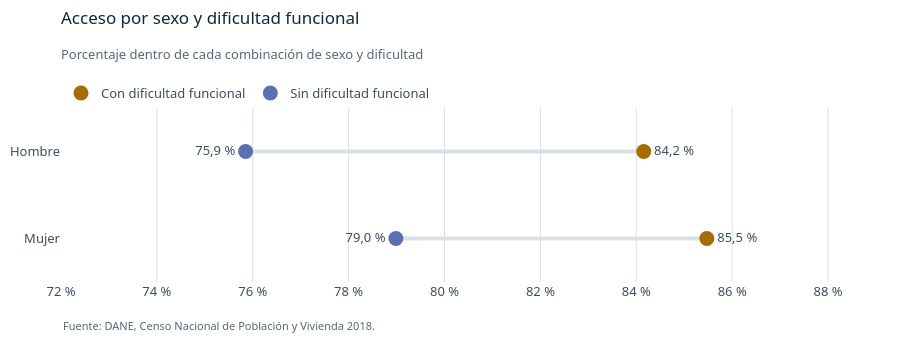

Notebook code cell kept with this figure:
### Markdown cell above
En la ejecución verificada, el acceso fue menor entre los grupos de 10 a 24 años y aumentó desde
la adultez media hacia las edades avanzadas. El grupo de 0 a 4 años no siguió esa secuencia:
tuvo tasas mayores. La diferencia por dificultad funcional fue más visible en edades jóvenes
y se estrechó desde los 50 años, aunque no desapareció en todos los grupos. En 100 años o más,
los subgrupos tenían 35 y 23 personas; sus porcentajes cambian mucho con un solo registro.
Estos patrones no permiten separar la dificultad funcional de otras características asociadas
a la edad.

### Code cell
pct_sexo = (df_eda.pivot_table(index="SEXO", columns="DIFICULTAD",
                               values="ACCESO_FORMAL_SALUD", aggfunc="mean") * 100)
n_sexo = df_eda.pivot_table(index="SEXO", columns="DIFICULTAD",
                            values="ACCESO_FORMAL_SALUD", aggfunc="size")

fig = go.Figure()
for sexo in pct_sexo.index:
    fig.add_trace(go.Scatter(x=[pct_sexo.loc[sexo, g] for g in orden_dificultad], y=[sexo, sexo], mode="lines",
                             line=dict(color=HILO, width=4), hoverinfo="skip", showlegend=False))
for grupo, posicion in zip(orden_dificultad, ("middle right", "middle left")):
    fig.add_trace(go.Scatter(
        x=pct_sexo[grupo], y=pct_sexo.index, mode="markers+text", name=grupo,
        marker=dict(size=15, color=colores_dif[grupo]), text=[pct_es(v) for v in pct_sexo[grupo]],
        textposition=posicion, customdata=n_sexo[grupo],
        hovertemplate="%{y}, " + grupo.lower() + "<br>Accedió: %{x:.1f} %<br>Base: %{customdata:,} personas<extra></extra>",
    ))
fig.update_xaxes(range=[72, 89], ticksuffix=" %")
fig.update_yaxes(range=[len(pct_sexo.index) - 0.5, -0.5], showgrid=False)
rotular(fig, "Acceso por sexo y dificultad funcional",
        "Porcentaje dentro de cada combinación de sexo y dificultad", FUENTE, espacio=34)
mostrar_figura(fig, "06_acceso_sexo_dificultad", FIG_DIR, alto=340)

tabla_sexo = (df_eda.groupby(["SEXO", "DIFICULTAD"])["ACCESO_FORMAL_SALUD"]
              .agg(n="size", acceso_n="sum", acceso_pct=lambda s: round(s.mean() * 100, 2)))
tabla_sexo["no_acceso_n"] = tabla_sexo["n"] - tabla_sexo["acceso_n"]
tabla_sexo["no_acceso_pct"] = 100 - tabla_sexo["acceso_pct"]
mostrar(tabla_sexo, "Acceso por sexo y dificultad funcional")

### Figure 1 — Plotly figure (JSON) as saved in the notebook; plotly's stock layout.template omitted (floating-point values rounded to 4 significant figures)
{"data": [{"hoverinfo": "skip", "line": {"color": "#D9E1E7", "width": 4}, "mode": "lines", "showlegend": false, "type": "scatter", "x": [84.16, 75.85], "y": ["Hombre", "Hombre"]}, {"hoverinfo": "skip", "line": {"color": "#D9E1E7", "width": 4}, "mode": "lines", "showlegend": false, "type": "scatter", "x": [85.47, 78.99], "y": ["Mujer", "Mujer"]}, {"customdata": [9896, 14427], "hovertemplate": "%{y}, con dificultad funcional<br>Accedió: %{x:.1f} %<br>Base: %{customdata:,} personas<extra></extra>", "marker": {"color": "#A86C00", "size": 15}, "mode": "markers+text", "name": "Con dificultad funcional", "text": ["84,2 %", "85,5 %"], "textposition": "middle right", "type": "scatter", "x": [84.16, 85.47], "y": ["Hombre", "Mujer"]}, {"customdata": [48175, 63536], "hovertemplate": "%{y}, sin dificultad funcional<br>Accedió: %{x:.1f} %<br>Base: %{customdata:,} personas<extra></extra>", "marker": {"color": "#5B6FB5", "size": 15}, "mode": "markers+text", "name": "Sin dificultad funcional", "text": ["75,9 %", "79,0 %"], "textposition": "middle left", "type": "scatter", "x": [75.85, 78.99], "y": ["Hombre", "Mujer"]}], "layout": {"annotations": [{"align": "left", "font": {"color": "#54697A", "size": 11}, "showarrow": false, "text": "Fuente: DANE, Censo Nacional de Población y Vivienda 2018.", "x": 0, "xanchor": "left", "xref": "paper", "y": 0, "yanchor": "top", "yref": "paper", "yshift": -34}], "height": 340, "margin": {"b": 58, "t": 108}, "title": {"font": {"color": "#10293B", "size": 17}, "pad": {"t": 12}, "subtitle": {"font": {"color": "#54697A", "size": 13}, "text": "Porcentaje dentro de cada combinación de sexo y dificultad"}, "text": "Acceso por sexo y dificultad funcional", "x": 0, "xanchor": "left", "xref": "paper", "y": 1, "yanchor": "top", "yref": "container"}, "xaxis": {"range": [72, 89], "ticksuffix": " %"}, "yaxis": {"range": [1.5, -0.5], "showgrid": false}}}
